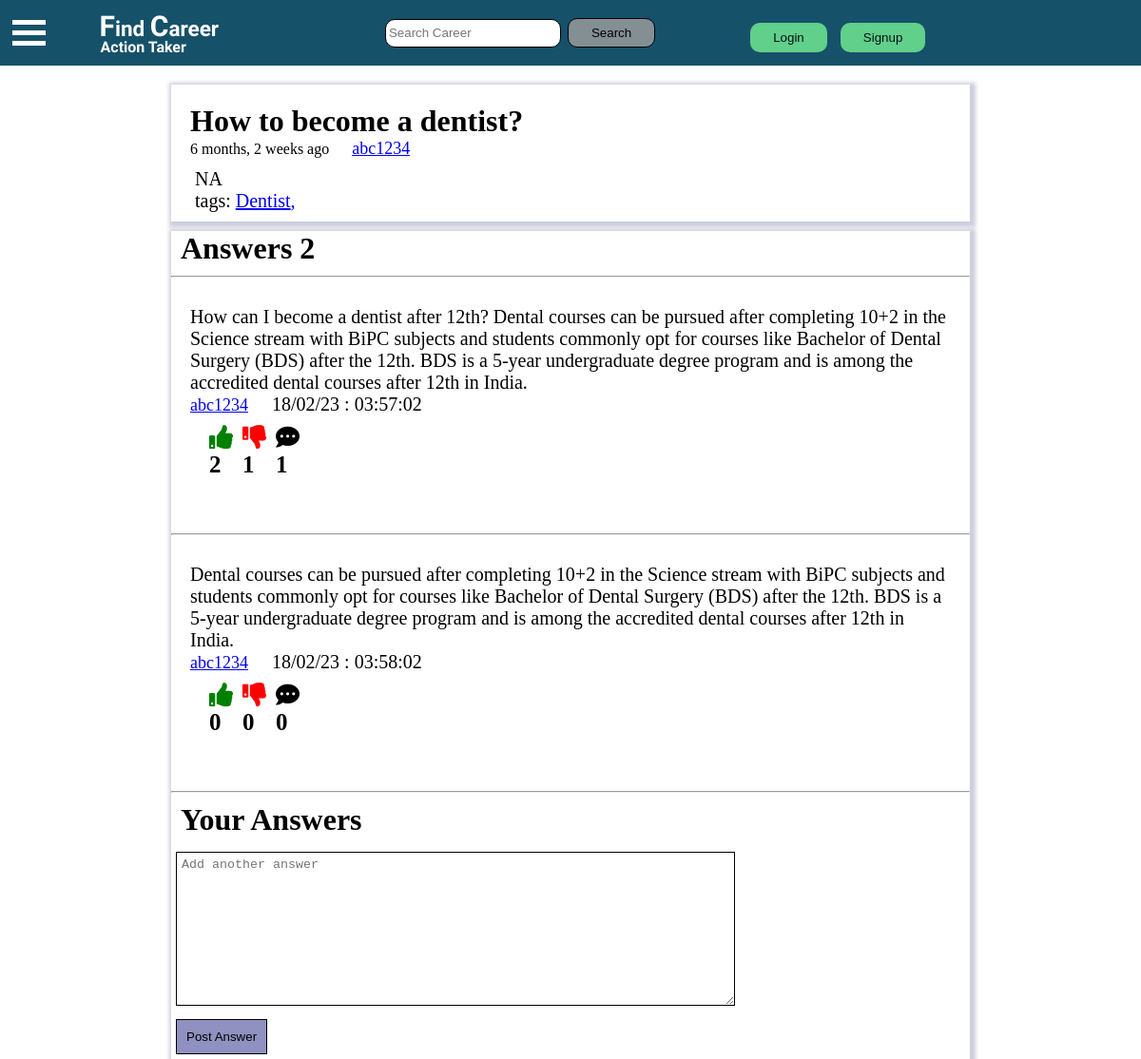
The page /Question/Detailque/5 on the database its author committed.
### Question/models.py (models this page shows, shortened)
class Question(models.Model):
    user=models.ForeignKey(User,on_delete=models.CASCADE)
    title=models.CharField(max_length=300)
    detail=models.TextField()
    tags=models.TextField(default='')
    add_time=models.DateTimeField(auto_now_add=True)

class Answer(models.Model):
    question=models.ForeignKey(Question,on_delete=models.CASCADE)
    user=models.ForeignKey(User,on_delete=models.CASCADE,null=True)
    detail=models.TextField()
    tags=models.TextField(blank=True)
    add_time=models.DateTimeField(auto_now_add=True)

### Question/views.py (the view)
# urls.py: path('Detailque/<int:id>', que_views.Detailque, name="Detailque" ),
def Detailque(request, id):
    quest=get_object_or_404(Question, pk=id)
    tags=quest.tags.split(',')
    try:
        answer = Answer.objects.filter(question=quest)
    except Answer.DoesNotExist:
        answer = None
    return render(request, 'Question/detailque.html', {'quest':quest, 'tags':tags, 'answer':answer})

### Template/Question/Detailque.html (shortened to what this page needs)
{% extends '../base.html' %}
{% load humanize %}
{% load static %}
{% block css %}
<link rel="stylesheet" href="{% static '/css/detailque.css' %}">
<link rel="stylesheet" href="https://use.fontawesome.com/releases/v5.15.1/css/all.css"
>
{% endblock css %}
{% block body %}
<div class="quecontainer">
    <div class="quedetail">
        <div class="quehead">
            <h1>{{quest.title}}</h1>
            <span class="queheaddate">{{quest.add_time|naturaltime}}</span>
            <a href="/profile/{{quest.user}}" class="queheaduser" style="font-size: 18px;">{{quest.user.username}}</a>
        </div>
        <div class="detailcont">
            <p class="questdetail">
                {{quest.detail}}
            </p>
            <p class="questtags">
                tags:
                {% for tag in tags %}
                <a href="#">{{tag}},</a>
                {% endfor %}
            </p>
        </div>
    </div>
</div>
<div class="multipleans">
<h3 class="answerhead">Answers {{quest.answer_set.count}}</h3>
<hr>
{% for answer in answer %}
    <div class="anscont">
        <div class="ansdetail">
            <p class="ansinfo">
                {{answer.detail}}
            </p>
            <p>
                <a href="/profile/{{answer.user}}" class="ansuser" style="font-size: 18px;">{{answer.user.username}}</a>
                <span class="ansdate">{{answer.add_time|date:'d/m/y : H:i:m'}}</span>
            </p>
                <div class="likedislike">
                    <div class="like">
                        <span class="text-success">
                            <i class="fas fa-thumbs-up like-click" data-answer="{{answer.id}}" style="cursor:pointer; color:green;"></i>
                        </span>
                        <strong class="like-count-{{answer.id}}">{{answer.like_set.count}}</strong><br/>
                    </div>
                    <div class="dislike">
                        <span class="text-danger">
                            <i class="fas fa-thumbs-down dislike-click" data-answer="{{answer.id}}" style="cursor:pointer; color:red;"></i>
                        </span>
                        <strong class="dislike-count-{{answer.id}}">{{answer.dislike_set.count}}</strong>
                    </div>
                    <div class="com">
                        <span>
                            <i class="fas fa-comment-dots comment-click" data-answer="{{answer.id}}" style="cursor:pointer;"></i>
                        </span>
                        <strong class="comment-count-{{answer.id}}">{{answer.comment_set.count}}</strong>
                    </div>
                </div>
        </div>
    </div>
    <hr>
    {% endfor %}
    <h3 class="answerhead">Your Answers</h3>
    <form method="post" action="post_answer/{{quest.id}}/" class="giveanswer">
        <textarea name="useranswer" id="useranswer" cols="30" rows="10" placeholder="Add another answer" required ></textarea>
        <br>
        <button type="submit" value="submit" class="addanswer">Post Answer</button>
    </form>
</div>
{% endblock body %}

### static/css/base.css (style rules this page uses)
* { box-sizing: border-box; margin: 0px; padding: 0px; }

### static/css/detailque.css (style rules this page uses)
.multipleans, .quedetail { margin-top: 20px; margin-left: auto; margin-right: auto; width: 70%; box-shadow: 2px 2px 4px 4px #b3b3cda8; }
.quehead { padding: 20px; }
.answerhead { margin: 10px; font-size: xx-large; }
.queheaddate, .queheaduser, .ansdate, .ansuser { margin: 10px 20px 0px 0px; }
.detailcont { margin: -10px 25px; font-size: 20px; }
.questtags { padding-bottom: 10px; }
.anscont { font-size: 20px; }
.anscont, .commentcont, .form { margin-top: 10px; padding: 20px; }
.likedislike { display:flex; margin: 10px; }
.like, .dislike, .com { margin-left: 10px; font-size: 25px; display:flex; flex-direction: column; }
#useranswer { margin:5px; width: 70%; padding: 5px; border:1px solid black; }
.addanswer { margin: 5px; padding:10px; background: #9191c1; border: 1px solid black; cursor: pointer; }

### rows shown on the page
Question: title "How to become a dentist?", add_time "6 months, 2 weeks ago", user.username "abc1234", detail "NA", tags "Dentist", answer_set.count "2"
Answer: detail "How can I become a dentist after 12th? Dental courses can be pursued after completing 10+2 in the Science stream with BiPC subjects and students commonly opt for courses like Bachelor of Dental Surgery (BDS) after the 12th. BDS is a 5-year undergraduate degree program and is among the accredited dental courses after 12th in India.", user.username "abc1234", add_time "18/02/23 : 03:57:02", like_set.count "2", dislike_set.count "1", comment_set.count "1"
Answer: detail "Dental courses can be pursued after completing 10+2 in the Science stream with BiPC subjects and students commonly opt for courses like Bachelor of Dental Surgery (BDS) after the 12th. BDS is a 5-year undergraduate degree program and is among the accredited dental courses after 12th in India.", user.username "abc1234", add_time "18/02/23 : 03:58:02", like_set.count "0", dislike_set.count "0", comment_set.count "0"
